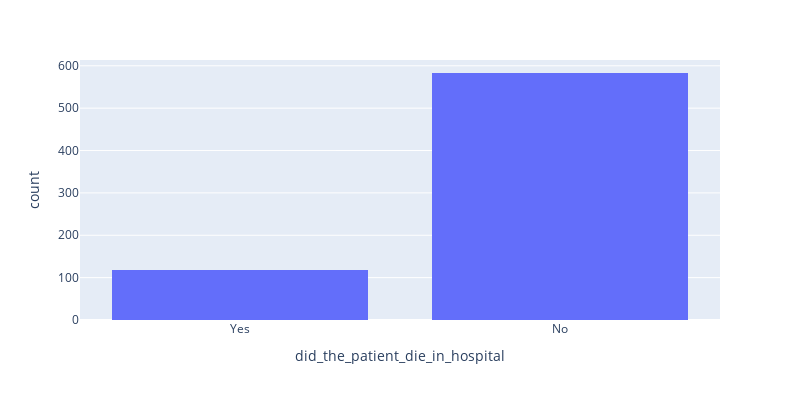

Here is the notebook cell this chart was saved with:
### Code cell
histogram(dataset, dataset.did_the_patient_die_in_hospital)

### Figure 1 — Plotly figure (JSON) as saved in the notebook; plotly's stock layout.template omitted (floating-point values rounded to 4 significant figures; data arrays with more than 128 entries replaced by an {"elided": "..."} marker saying what was removed)
{"data": [{"alignmentgroup": "True", "bingroup": "x", "hovertemplate": "did_the_patient_die_in_hospital=%{x}<br>count=%{y}<extra></extra>", "legendgroup": "", "marker": {"color": "#636efa", "pattern": {"shape": ""}}, "name": "", "offsetgroup": "", "orientation": "v", "showlegend": false, "type": "histogram", "x": {"elided": "701 str values"}, "xaxis": "x", "yaxis": "y"}], "layout": {"barmode": "relative", "height": 400, "legend": {"tracegroupgap": 0}, "margin": {"t": 60}, "width": 800, "xaxis": {"anchor": "y", "domain": [0, 1], "title": {"text": "did_the_patient_die_in_hospital"}}, "yaxis": {"anchor": "x", "domain": [0, 1], "title": {"text": "count"}}}}
